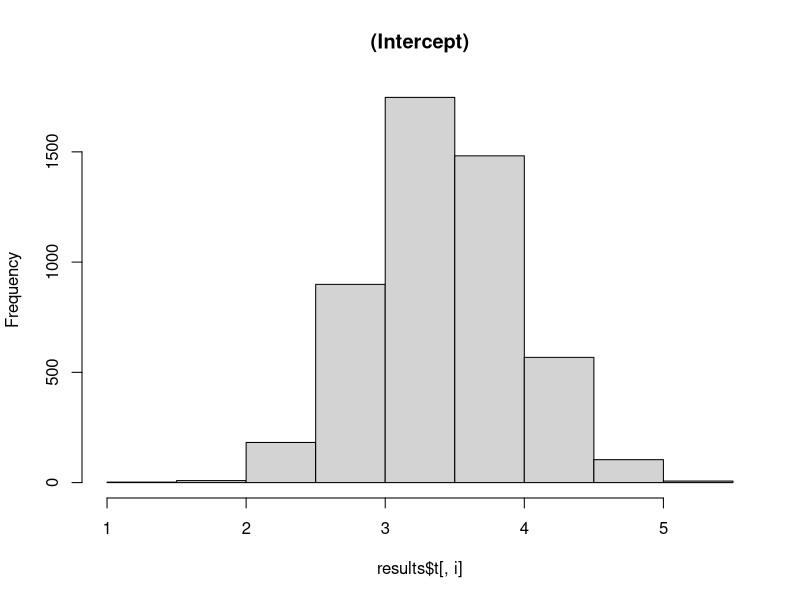
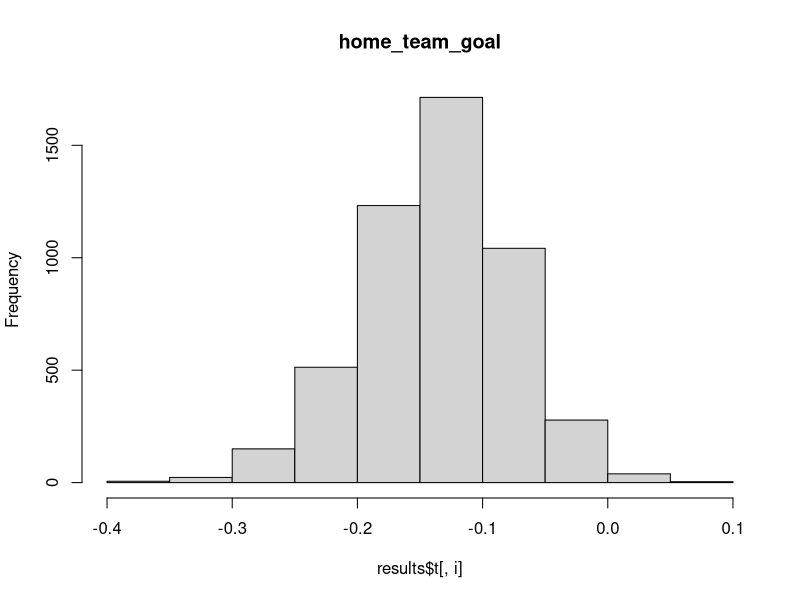
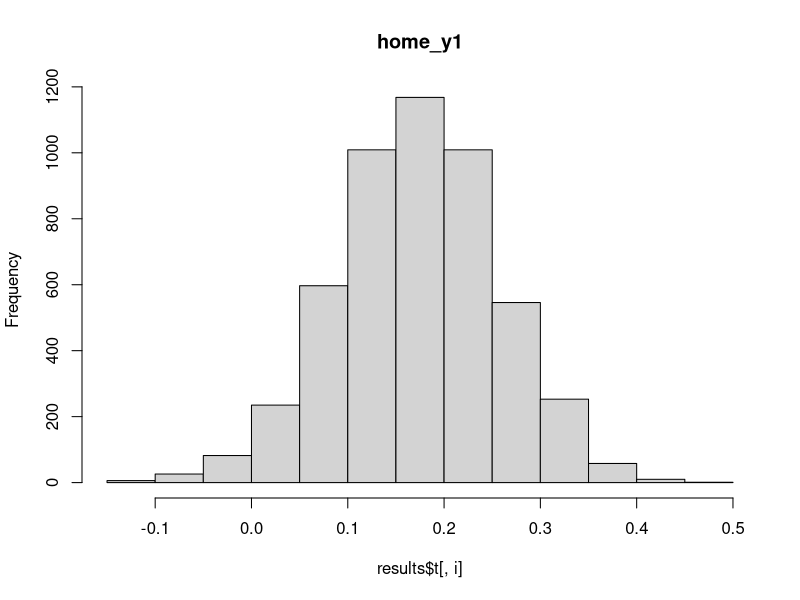
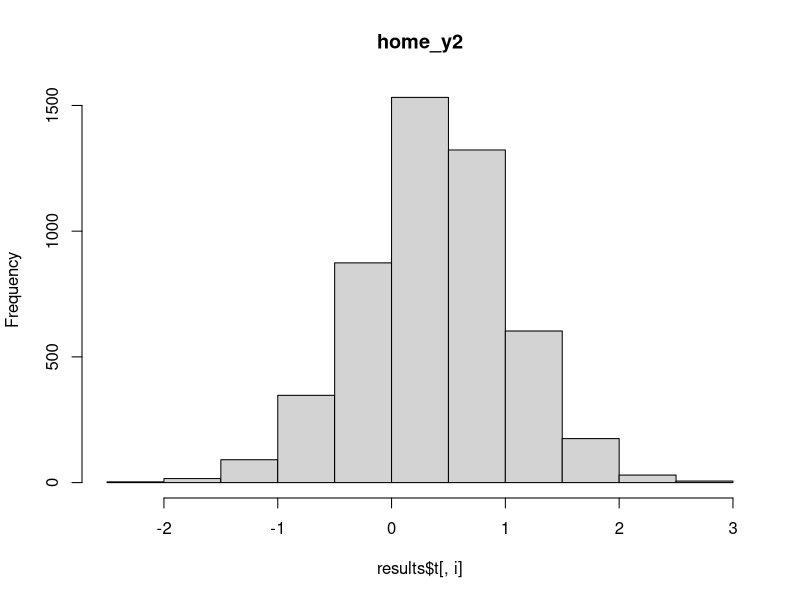
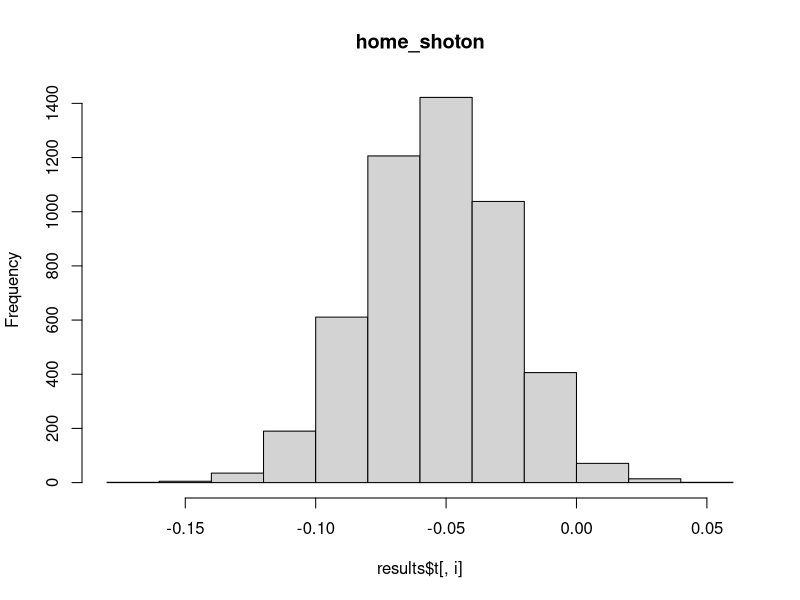
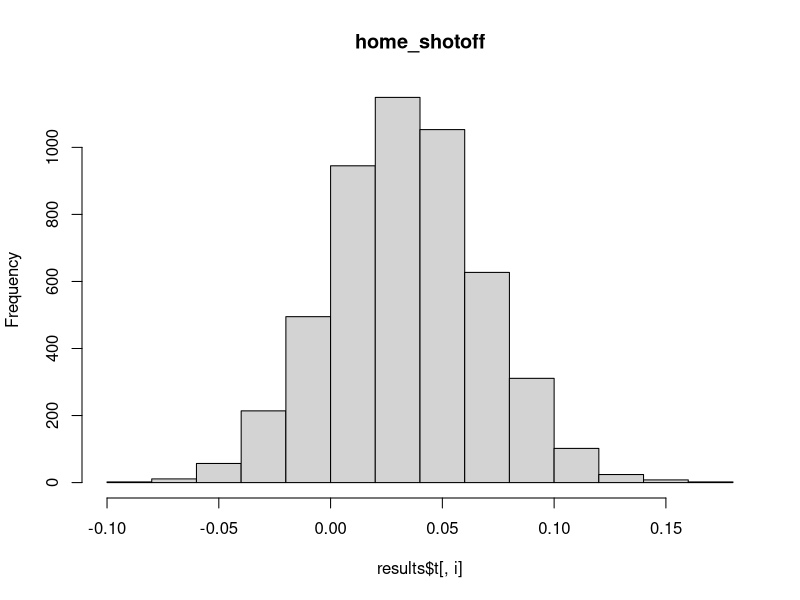
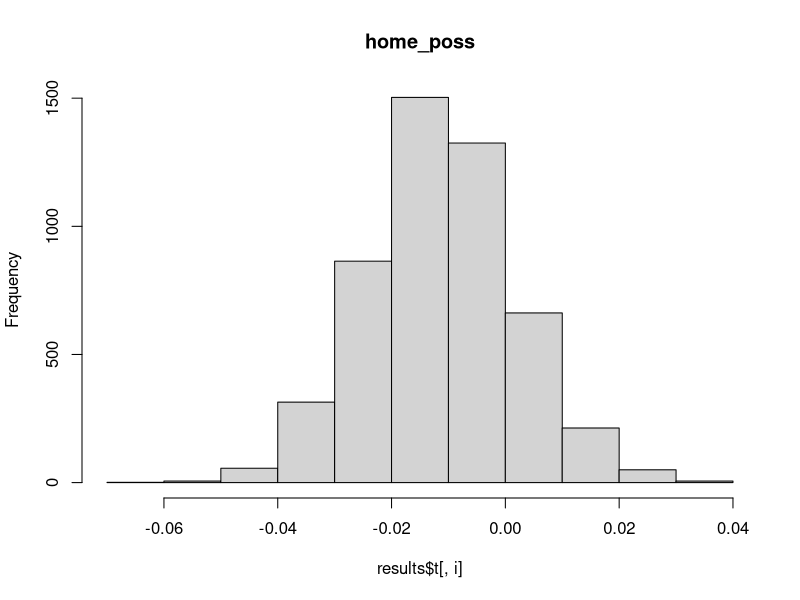
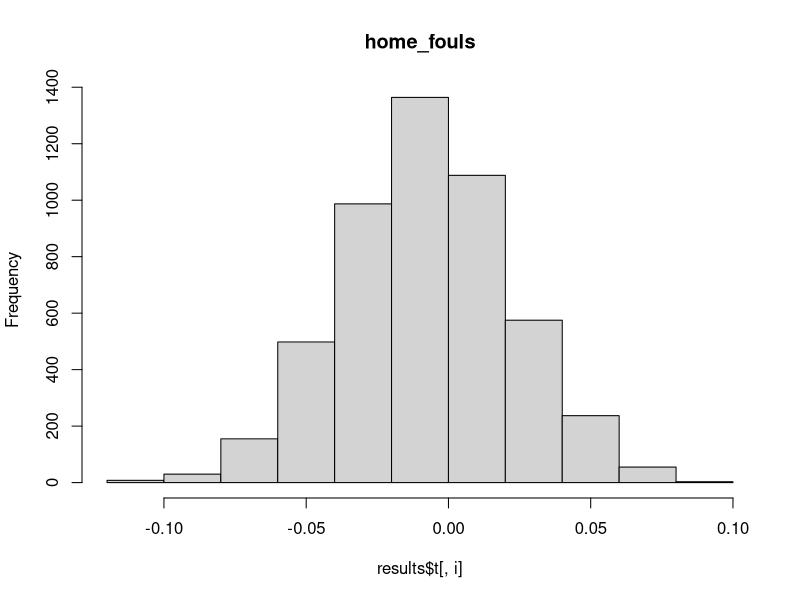

R code for these plots, in order:
## ---- chunk 1
library(boot)
library(tidyverse)
library(broom)
## ---- chunk 2
df <- read.csv('grand_total_df.csv')
## ---- chunk 3
head(df)
## ---- chunk 4
df_model <- df %>% 
            filter(season_home != '2015/2016')

df_test <- df %>% 
           filter(season_home == '2015/2016')
## ---- chunk 5
df_model <- df_model %>% 
      select(-X, -home_team_name, -season_home, -avg_total_goals, 
            -avg_goals_conceded_home, -avg_goals_conceded_away, -target_variable,
            -home_points, -away_points)
## ---- chunk 6
model1 <- lm(avg_total_goals_conceded ~ .,
             data = df_model)
## ---- chunk 7
summary(model1)
## ---- chunk 8
bs <- function(formula, data, indices){
  d <- data[indices, ] #allows boot to select sample
  fit <- lm(formula, data = d)
  return(coef(fit))
}

#Bootstrapping with 5000 replications
set.seed(200)
results <- boot(df_model, 
                statistic = bs,
                R = 5000,
                formula = formula(model1))
## ---- chunk 9

for(i in 1:length(results$t0)){
  hist(results$t[,i], 
       freq = TRUE,
       main = variable.names(model1)[i])
}
## ---- chunk 10
model2 <- lm(avg_total_goals_conceded ~ . -home_shotoff -home_fouls -home_r -away_team_goal
                                          -away_team_goal -away_y2 -away_poss -away_corners -away_r,
             df_model)
## ---- chunk 11
#Bootstrapping with 5000 replications
set.seed(200)
results <- boot(df_model, 
                statistic = bs,
                R = 5000,
                formula = formula(model2))
## ---- chunk 12
for(i in 1:length(results$t0)){
  hist(results$t[,i], 
       freq = TRUE,
       main = variable.names(model2)[i])
}
## ---- chunk 13
model3 <- lm(avg_total_goals_conceded ~ . -home_shotoff -home_fouls -home_r -away_team_goal
                                          -away_team_goal -away_y2 -away_poss -away_corners -away_r
                                          -home_shoton -home_corners -away_shoton - away_shotoff -away_fouls,
             df_model)
## ---- chunk 14
#Bootstrapping with 5000 replications
set.seed(200)
results <- boot(df_model, 
                statistic = bs,
                R = 5000,
                formula = formula(model3))
## ---- chunk 15
for(i in 1:length(results$t0)){
  hist(results$t[,i], 
       freq = TRUE,
       main = variable.names(model3)[i])
}
## ---- chunk 16
model4 <- lm(avg_total_goals_conceded ~ . -home_shotoff -home_fouls -home_r -away_team_goal
                                          -away_team_goal -away_y2 -away_poss -away_corners -away_r
                                          -home_shoton -home_corners -away_shoton - away_shotoff -away_fouls
                                          -home_y2 -away_y1,
             df_model)
## ---- chunk 17
#Bootstrapping with 5000 replications
set.seed(200)
results <- boot(df_model, 
                statistic = bs,
                R = 5000,
                formula = formula(model4))
## ---- chunk 18
for(i in 1:length(results$t0)){
  hist(results$t[,i], 
       freq = TRUE,
       main = variable.names(model4)[i])
}
## ---- chunk 19
summary(model4)
## ---- chunk 20
predictions <- predict(model4, newdata= df_test)

MAE <- sum(abs(predictions - df_test$avg_total_goals_conceded)) / nrow(df_test)

MAE
